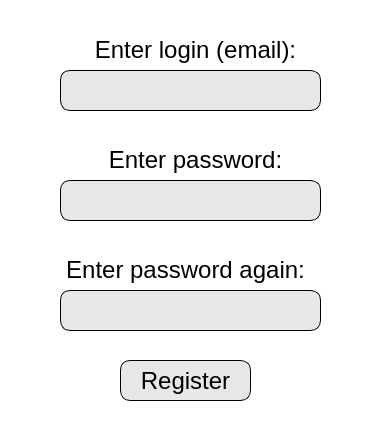
<?xml version="1.0" encoding="UTF-8"?>
<ui version="4.0">
 <class>RegisterWindow</class>
 <widget class="QDialog" name="RegisterWindow">
  <property name="geometry">
   <rect>
    <x>0</x>
    <y>0</y>
    <width>389</width>
    <height>429</height>
   </rect>
  </property>
  <property name="windowTitle">
   <string>Dialog</string>
  </property>
  <property name="styleSheet">
   <string notr="true">background-color: white;</string>
  </property>
  <widget class="QLabel" name="LoginLabel">
   <property name="geometry">
    <rect>
     <x>10</x>
     <y>30</y>
     <width>371</width>
     <height>41</height>
    </rect>
   </property>
   <property name="styleSheet">
    <string notr="true">font-size: 28px;
</string>
   </property>
   <property name="text">
    <string>&lt;html&gt;&lt;head/&gt;&lt;body&gt;&lt;p align=&quot;center&quot;&gt;&lt;span style=&quot; font-size:18pt;&quot;&gt;Enter login (email):&lt;/span&gt;&lt;/p&gt;&lt;/body&gt;&lt;/html&gt;</string>
   </property>
  </widget>
  <widget class="QPushButton" name="RegisterButton">
   <property name="geometry">
    <rect>
     <x>120</x>
     <y>360</y>
     <width>131</width>
     <height>41</height>
    </rect>
   </property>
   <property name="styleSheet">
    <string notr="true">font-size: 24px;
border-radius: 10px;
background-color: rgb(231, 231, 231);
border: 1px solid rgb(0, 0, 0);</string>
   </property>
   <property name="text">
    <string>Register</string>
   </property>
  </widget>
  <widget class="QLabel" name="PasswordLabel1">
   <property name="geometry">
    <rect>
     <x>10</x>
     <y>140</y>
     <width>371</width>
     <height>41</height>
    </rect>
   </property>
   <property name="styleSheet">
    <string notr="true">font-size: 28px;
</string>
   </property>
   <property name="text">
    <string>&lt;html&gt;&lt;head/&gt;&lt;body&gt;&lt;p align=&quot;center&quot;&gt;&lt;span style=&quot; font-size:18pt;&quot;&gt;Enter password:&lt;/span&gt;&lt;/p&gt;&lt;/body&gt;&lt;/html&gt;</string>
   </property>
  </widget>
  <widget class="QLabel" name="PasswordLabel2">
   <property name="geometry">
    <rect>
     <x>0</x>
     <y>250</y>
     <width>371</width>
     <height>41</height>
    </rect>
   </property>
   <property name="styleSheet">
    <string notr="true">font-size: 28px;
</string>
   </property>
   <property name="text">
    <string>&lt;html&gt;&lt;head/&gt;&lt;body&gt;&lt;p align=&quot;center&quot;&gt;&lt;span style=&quot; font-size:18pt;&quot;&gt;Enter password again:&lt;/span&gt;&lt;/p&gt;&lt;/body&gt;&lt;/html&gt;</string>
   </property>
  </widget>
  <widget class="QLineEdit" name="LoginEntery">
   <property name="geometry">
    <rect>
     <x>60</x>
     <y>70</y>
     <width>261</width>
     <height>41</height>
    </rect>
   </property>
   <property name="styleSheet">
    <string notr="true">font-size: 24px;
border-radius: 10px;
background-color: rgb(231, 231, 231);
border: 1px solid rgb(0, 0, 0);</string>
   </property>
  </widget>
  <widget class="QLineEdit" name="PasswordEntery">
   <property name="geometry">
    <rect>
     <x>60</x>
     <y>180</y>
     <width>261</width>
     <height>41</height>
    </rect>
   </property>
   <property name="styleSheet">
    <string notr="true">font-size: 24px;
border-radius: 10px;
background-color: rgb(231, 231, 231);
border: 1px solid rgb(0, 0, 0);</string>
   </property>
   <property name="echoMode">
    <enum>QLineEdit::Password</enum>
   </property>
  </widget>
  <widget class="QLineEdit" name="PasswordEnteryAgain">
   <property name="geometry">
    <rect>
     <x>60</x>
     <y>290</y>
     <width>261</width>
     <height>41</height>
    </rect>
   </property>
   <property name="styleSheet">
    <string notr="true">font-size: 24px;
border-radius: 10px;
background-color: rgb(231, 231, 231);
border: 1px solid rgb(0, 0, 0);</string>
   </property>
   <property name="echoMode">
    <enum>QLineEdit::Password</enum>
   </property>
  </widget>
 </widget>
 <resources/>
 <connections/>
</ui>
